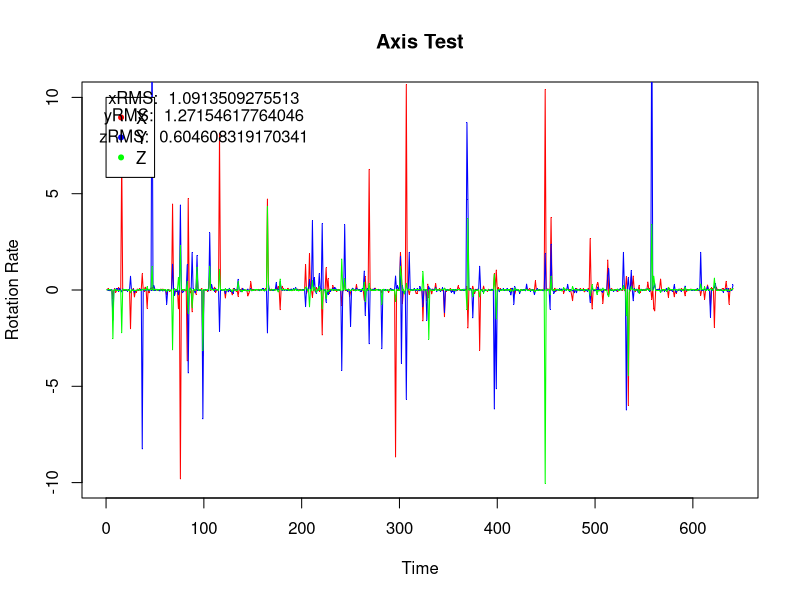

Write the R code that produced this figure.
require (graphics)
pdf("axis_test.pdf")

#names<- c('TimeStamp','Ax','Ay','Az','Gx','Gy','Gz')

data<-read.csv("axis_test.csv", header = FALSE)

#data[order(as.Date(data$V1, format="%Y-%m-%d %H:%M:%S +%f")),]

#data<-data[order(data$V1),]

#write.csv(data, file="sortRun.csv")



xRMS<-paste("xRMS: ", sqrt(mean(data$V5^2)))
yRMS<-paste("yRMS: ", sqrt(mean(data$V6^2)))
zRMS<-paste("zRMS: ", sqrt(mean(data$V7^2)))


plot(data$V5, type='o', pch='.', col="red", ylim=c(-10,10), xlab="Time", ylab = "Rotation Rate", main = "Axis Test")
lines(data$V6, type='o', pch='.', col="blue")
lines(data$V7, type='o', pch='.', col="green")
legend(0, 10, c("X", "Y", "Z"), col=c("red","blue","green"), pch=c(20,20,20))

text(c(100,100,100),c(10,9,8), labels=c(xRMS, yRMS ,  zRMS))

dev.off()
